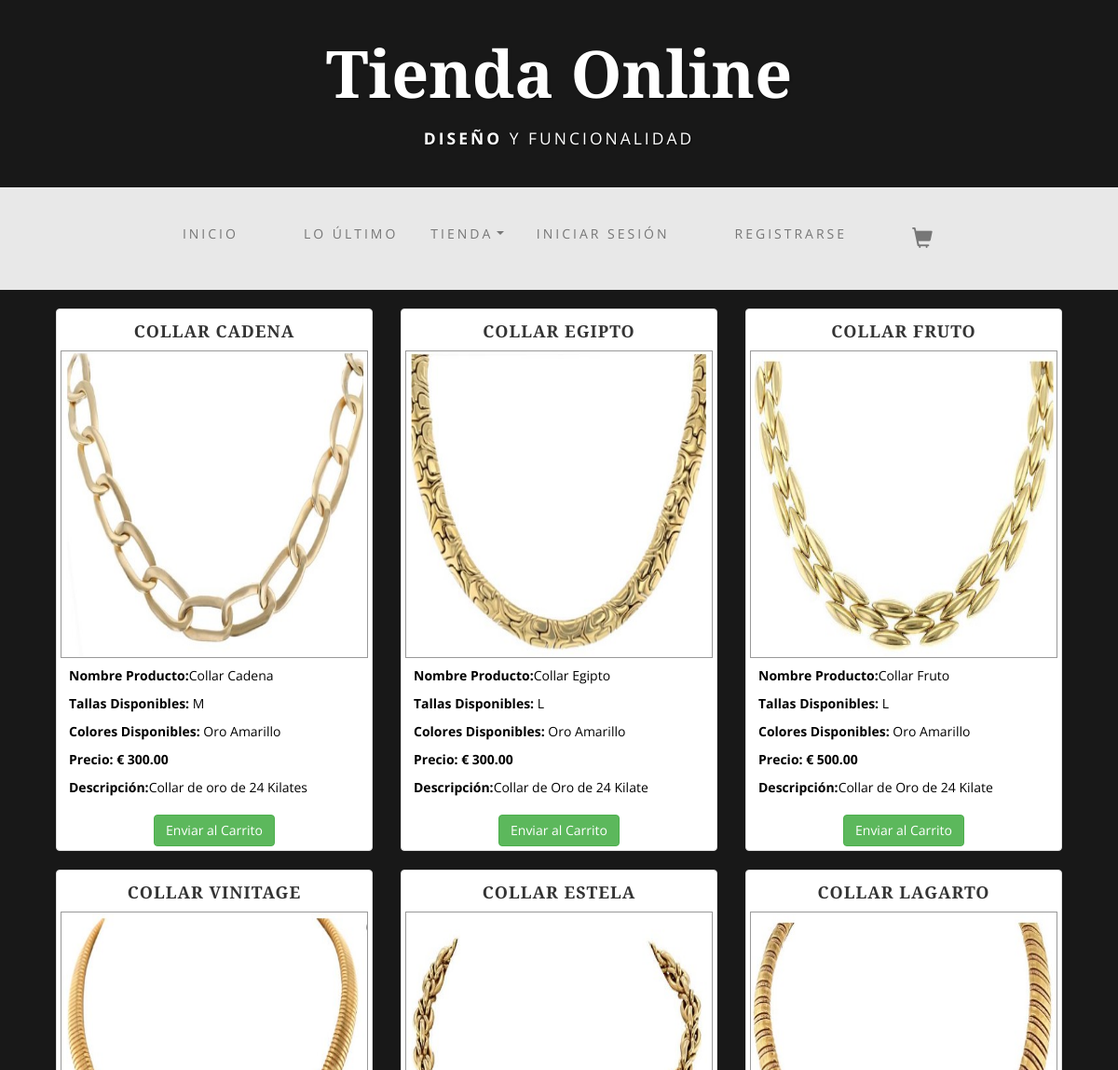
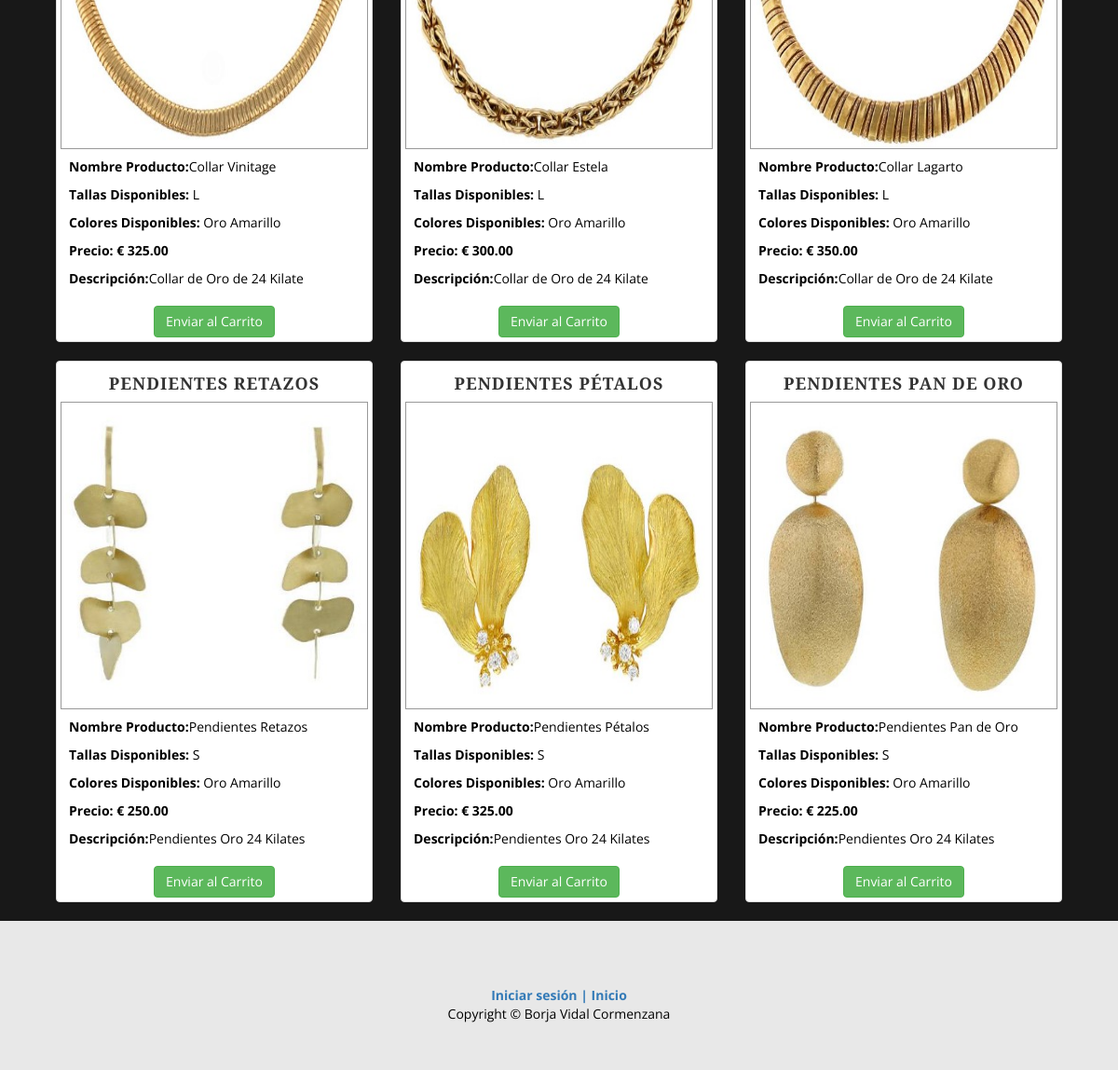
/tienda/tienda.php, run on the app's committed database (2 pictures, top to bottom).
### tables this page shows
CREATE TABLE `producto` (
  `producto_id` int(11) NOT NULL,
  `producto_nombre` varchar(70) NOT NULL,
  `categoria_id` int(11) NOT NULL,
  `producto_talla` varchar(30) NOT NULL,
  `producto_color` varchar(30) DEFAULT NULL,
  `producto_precio` float(10,2) NOT NULL,
  `producto_cantidad` int(11) NOT NULL,
  `producto_sold` int(7) NOT NULL,
  `producto_stock` int(25) NOT NULL,
  `producto_descripcion` varchar(500) NOT NULL,
  `producto_foto` varchar(500) NOT NULL,
  `usuario_id` int(10) NOT NULL,
  `created` datetime DEFAULT current_timestamp()
);

### tienda/tienda.php (the view, shortened to what this page needs)
<?php
include('..\inc\header.php');
include('..\inc\container.php');
include('..\inc\menu.php');
require_once "..\conexion.php";
?>
<div class="container">
      <?php
      $query = $db->query("SELECT * FROM producto ORDER BY producto_id DESC LIMIT 9");
      if ($query->num_rows > 0) {
          while ($row = $query->fetch_assoc()) {
      ?>
      <div class="col-sm-4 col-lg-4 col-md-4">
            <div class="thumbnail">
				<h4 style="text-align: center;"><?php echo $row["producto_nombre"]; ?></h4>
                <img class="img-fluid img-border 2px solid gray; border-radius: 10px;" src="../gestion/img/producto/<?php echo $row["producto_foto"]; ?>" style="width:440px !important; height:330px !important" alt="imagen">
                <div class="caption">
					<p><strong>Nombre Producto:</strong><?php echo $row["producto_nombre"]; ?></p>
					<p><strong>Tallas Disponibles:</strong><?php echo " " .$row["producto_talla"]; ?></p>
					<p><strong>Colores Disponibles:</strong> <?php echo $row["producto_color"]; ?></p>
					<p><strong>Precio: € <?php echo $row["producto_precio"]; ?></strong></p>
                    <p><strong>Descripción:</strong><?php echo $row["producto_descripcion"]; ?></p>
                </div>
				<center><a class="btn btn-success" href="accionCarrito.php?action=addToCart&id=<?php echo $row["producto_id"]; ?>">Enviar al Carrito</a></center>
            </div>
        </div>
                        <?php }
                    } else { ?>
                        <p>Producto(s) no existe.....</p>
                    <?php } ?>
</div>
<?php include('..\inc\footer.php')?>

### inc/header.php (shortened to what this page needs)
<!DOCTYPE html>
<html lang="en">
<head>
    <link href="https://cdn.jsdelivr.net/npm/bootstrap@5.1.3/dist/css/bootstrap.min.css" rel="stylesheet">
    <link href="..\bootstrap\css\bootstrap.css" rel="stylesheet">
    <link href="..\bootstrap\css\business-casual.css" rel="stylesheet">
</head>

### inc/container.php (shortened to what this page needs)
<body>
    <div class="brand">Tienda Online</div>
    <div class="address-bar"><strong>Diseño</strong> y funcionalidad</div>
    <nav class="navbar navbar-default" role="navigation">
        <div class="container">

### inc/menu.php (shortened to what this page needs)
<?php
		$username = null;
?>
<div class="collapse navbar-collapse" id="bs-example-navbar-collapse-1">
                <ul class="nav navbar-nav">
                    <?php if($username != null && $role == "Cliente"){echo '<li><a href="index.php">Inicio</a></li>' .
                            '<li><a href="novedades.php?">Lo último</a></li>' .
                            '<li class="nav-item dropdown">
                            <a class="nav-link dropdown-toggle" data-bs-toggle="dropdown" href="tienda.php?" role="button" aria-expanded="false">Tienda</a>
                            <ul class="dropdown-menu">
                              <li><a class="dropdown-item" href="tienda3.php?vista=ring&page=">Anillos</a></li>
                              <li><a class="dropdown-item" href="tienda3.php?vista=necklace&page=">Collares</a></li>
                              <li><a class="dropdown-item" href="tienda3.php?vista=earrings&page=">Pendientes</a></li>
                              <li><a class="dropdown-item" href="tienda3.php?vista=bracelet&page=">Pulseras</a></li>
                            </ul>
                          </li>' ;
                            }else if($username != null  && $role == "Administrador"){echo '<li><a href="..\tienda\index.php">Inicio</a></li>' .
                            '<li><a href="..\tienda\novedades.php?">Lo último</a></li>' .
                            '<li class="nav-item dropdown">
                            <a class="nav-link dropdown-toggle" data-bs-toggle="dropdown" href="tienda.php?" role="button" aria-expanded="false">Tienda</a>
                            <ul class="dropdown-menu">
                            <li><a class="dropdown-item" href="tienda3.php?vista=ring&page=">Anillos</a></li>
                            <li><a class="dropdown-item" href="tienda3.php?vista=necklace&page=">Collares</a></li>
                            <li><a class="dropdown-item" href="tienda3.php?vista=earrings&page=">Pendientes</a></li>
                            <li><a class="dropdown-item" href="tienda3.php?vista=bracelet&page=">Pulseras</a></li>
                            </ul>
                          </li>';
                            } else {
                                echo '<li><a href="..\tienda\index.php">Inicio</a></li>' .
                            '<li><a href="..\tienda\novedades.php?">Lo último</a></li>' .
                            '<li class="nav-item dropdown">
                            <a class="nav-link dropdown-toggle" data-bs-toggle="dropdown" href="tienda.php?" role="button" aria-expanded="false">Tienda</a>
                            <ul class="dropdown-menu">
                              <li><a class="dropdown-item" href="tienda3.php?vista=ring&page=">Anillos</a></li>
                              <li><a class="dropdown-item" href="tienda3.php?vista=necklace&page=">Collares</a></li>
                              <li><a class="dropdown-item" href="tienda3.php?vista=earrings&page=">Pendientes</a></li>
                              <li><a class="dropdown-item" href="tienda3.php?vista=bracelet&page=">Pulseras</a></li>
                            </ul>
                          </li>' ;
                            }?>
                    <?php if($username == null){echo '<li><a href="login.php?">Iniciar sesión</a></li>';}else {echo '<li><a href="..\logout.php">Cerrar sesión</a></li>';} ?>
                    <?php if($username == null){echo '<li><a href="registro.php?ActionType=Register">Registrarse</a></li>';} ?>
					<?php if($username == null || $role == "Cliente" ){echo '<li><a href="verCarrito.php" class="cart-link" title="Ver Carrito"><i class="glyphicon glyphicon-shopping-cart"></i></a></li>';}?>
                </ul>
</div>
    </nav>
</body>

### inc/footer.php (shortened to what this page needs)
<?php
		$username = null;
?>
<footer>
        <div class="container">
            <div class="row">
                <div class="col-lg-12 text-center">
                    <p>
					<br>
					<strong>
					<?php if($username == null){echo '<a href="login.php?">Iniciar sesión |</a>';} else {echo '<a href="..\logout.php">Logout |</a>';} ?>
					<?php if ($username != null && $role == "Cliente") {
						echo '<a href="index.php">Inicio</a>';
					}else if ($username != null && $role == "Administrador") {
						echo '<a href="../tienda/index.php">Inicio</a>';
					} else{
						echo '<a href="index.php">Inicio</a>';
					}
					 ?>
					</strong><br>
					Copyright &copy; Borja Vidal Cormenzana
					</p>
                </div>
            </div>
        </div>
</footer>

### inc/header.php (style rules this page uses)
body { background-color: #181818; }

### inc/menu.php (style rules this page uses)
.cart-link { width: 100%; text-align: right; display: block; font-size: 22px; }

### data on the page
producto: producto_nombre "COLLAR CADENA", producto_foto (picture), producto_nombre "Collar Cadena", producto_talla "M", producto_color "Oro Amarillo", producto_precio "300.00", producto_descripcion "Collar de oro de 24 Kilates"
producto: producto_nombre "COLLAR EGIPTO", producto_foto (picture), producto_nombre "Collar Egipto", producto_talla "L", producto_color "Oro Amarillo", producto_precio "300.00", producto_descripcion "Collar de Oro de 24 Kilate"
producto: producto_nombre "COLLAR FRUTO", producto_foto (picture), producto_nombre "Collar Fruto", producto_talla "L", producto_color "Oro Amarillo", producto_precio "500.00", producto_descripcion "Collar de Oro de 24 Kilate"
producto: producto_nombre "COLLAR VINITAGE", producto_foto (picture), producto_nombre "Collar Vinitage", producto_talla "L", producto_color "Oro Amarillo", producto_precio "325.00", producto_descripcion "Collar de Oro de 24 Kilate"
producto: producto_nombre "COLLAR ESTELA", producto_foto (picture), producto_nombre "Collar Estela", producto_talla "L", producto_color "Oro Amarillo", producto_precio "300.00", producto_descripcion "Collar de Oro de 24 Kilate"
producto: producto_nombre "COLLAR LAGARTO", producto_foto (picture), producto_nombre "Collar Lagarto", producto_talla "L", producto_color "Oro Amarillo", producto_precio "350.00", producto_descripcion "Collar de Oro de 24 Kilate"
producto: producto_nombre "PENDIENTES RETAZOS", producto_foto (picture), producto_nombre "Pendientes Retazos", producto_talla "S", producto_color "Oro Amarillo", producto_precio "250.00", producto_descripcion "Pendientes Oro 24 Kilates"
producto: producto_nombre "PENDIENTES PÉTALOS", producto_foto (picture), producto_nombre "Pendientes Pétalos", producto_talla "S", producto_color "Oro Amarillo", producto_precio "325.00", producto_descripcion "Pendientes Oro 24 Kilates"
producto: producto_nombre "PENDIENTES PAN DE ORO", producto_foto (picture), producto_nombre "Pendientes Pan de Oro", producto_talla "S", producto_color "Oro Amarillo", producto_precio "225.00", producto_descripcion "Pendientes Oro 24 Kilates"
